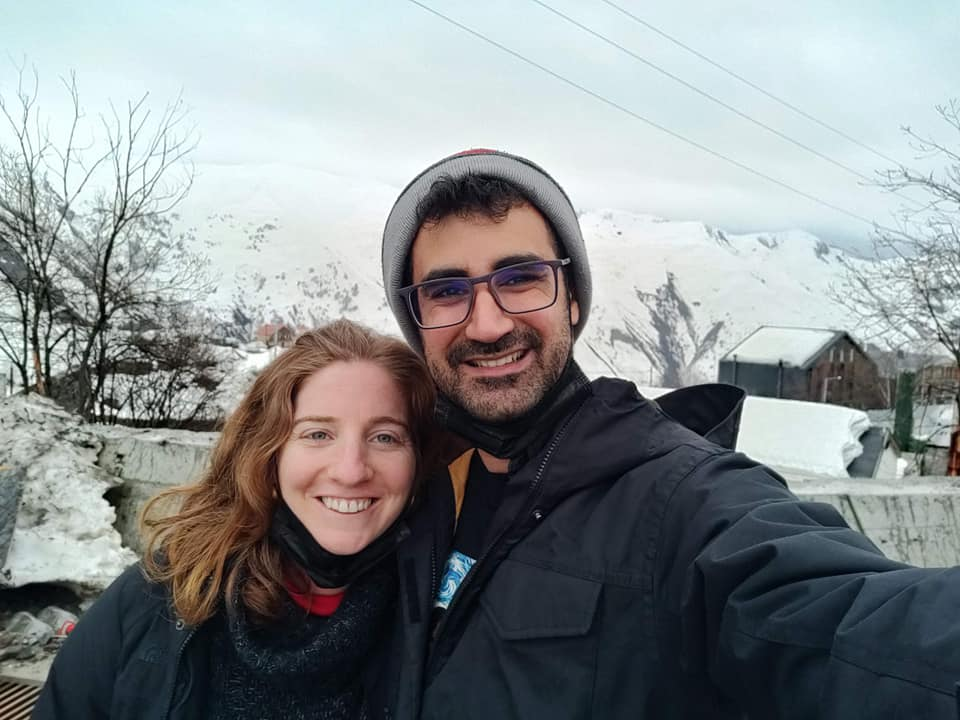
#> input picture gabmic.jpg, 960 x 720 px, found by its file name
$ python countBlocks.py
#> lines starting #> are read from the running program, lines starting #| are printed output that depends on the picture; after the words box and inside, x2 and y2 are one past the last pixel; in counts of white or black regions, pixels touching at a corner belong together
# import the necessary packages
import imutils
import cv2

base = "countBlocks\\..\\"
picPath = base + "gabmic.jpg"

# load the input image (whose path was supplied via command line
# argument) and display the image to our screen
image = cv2.imread(picPath)
#> image is the input picture: shape (720, 960, 3); mean B, G, R 141.7, 140.4, 135.7
cv2.imshow("Image", image)
cv2.waitKey(0)
# convert the image to grayscale
gray = cv2.cvtColor(image, cv2.COLOR_BGR2GRAY)
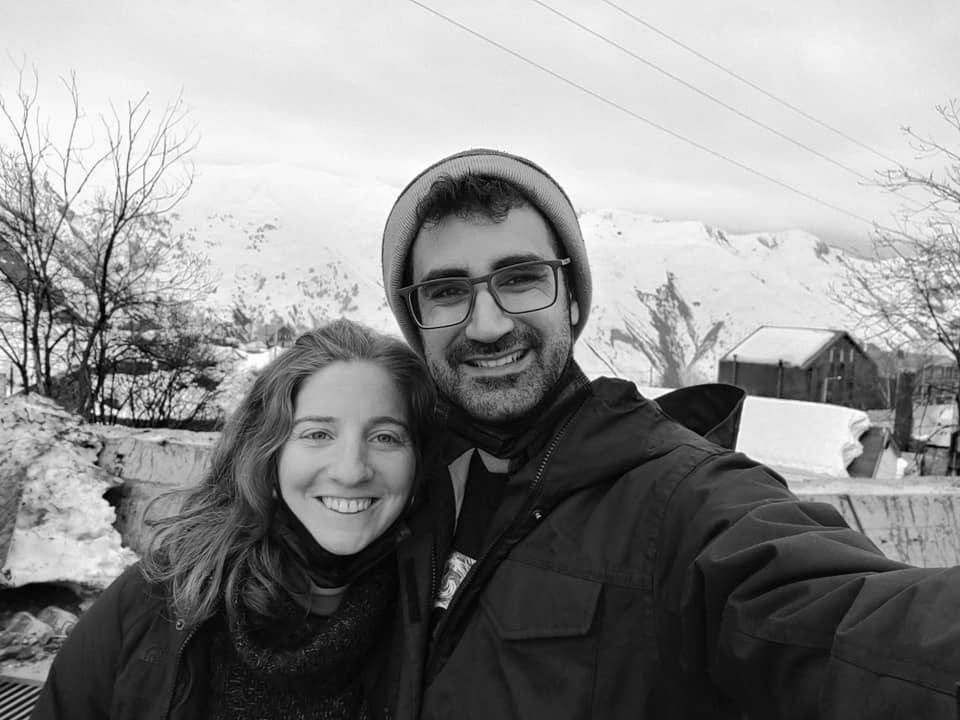
#> gray: shape (720, 960); min 0, max 255, mean 139.1
cv2.imshow("Gray", gray)
cv2.waitKey(0)

# applying edge detection we can find the outlines of objects in
# images
#edged = cv2.Canny(gray, 30, 150)
#cv2.imshow("Edged", edged)
#cv2.waitKey(0)


# threshold the image by setting all pixel values less than 225
# to 255 (white; foreground) and all pixel values >= 225 to 255
# (black; background), thereby segmenting the image
thresh = cv2.threshold(gray, 225, 255, cv2.THRESH_BINARY_INV)[1]
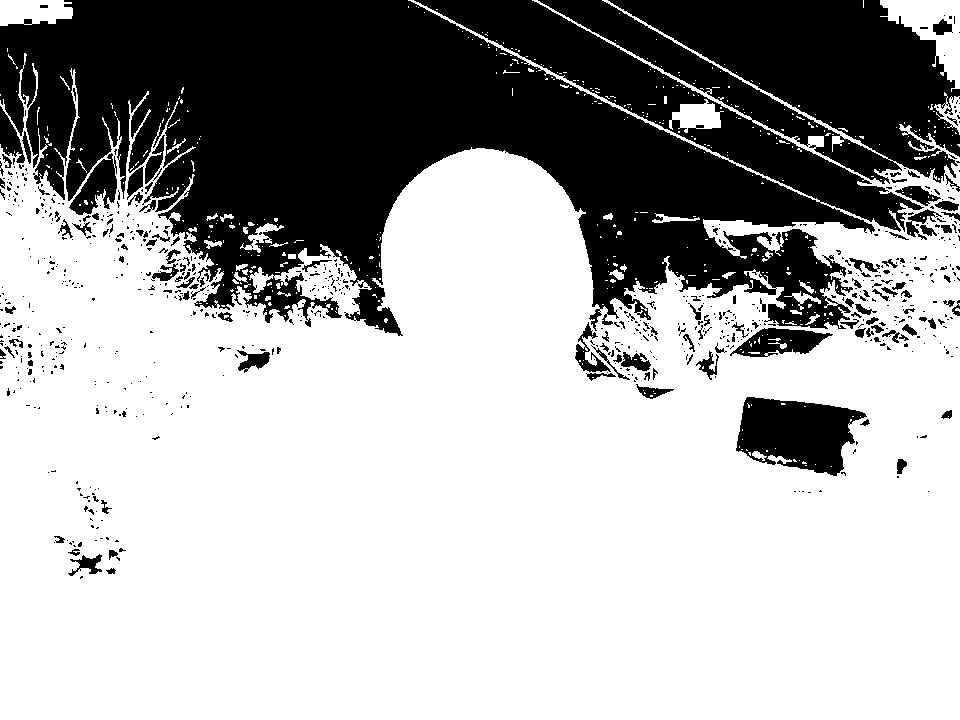
#> thresh: shape (720, 960); 67.1% white; 750 black regions (616 under 20 px), largest, box (x1, y1, x2, y2) and area: (0, 0, 960, 336) 204467, (736, 397, 867, 476) 6786, (730, 328, 833, 357) 1683
cv2.imshow("Thresh", thresh)
cv2.waitKey(0)

# we apply erosions to reduce the size of foreground objects
mask = thresh.copy()
mask = cv2.erode(mask, None, iterations=10)
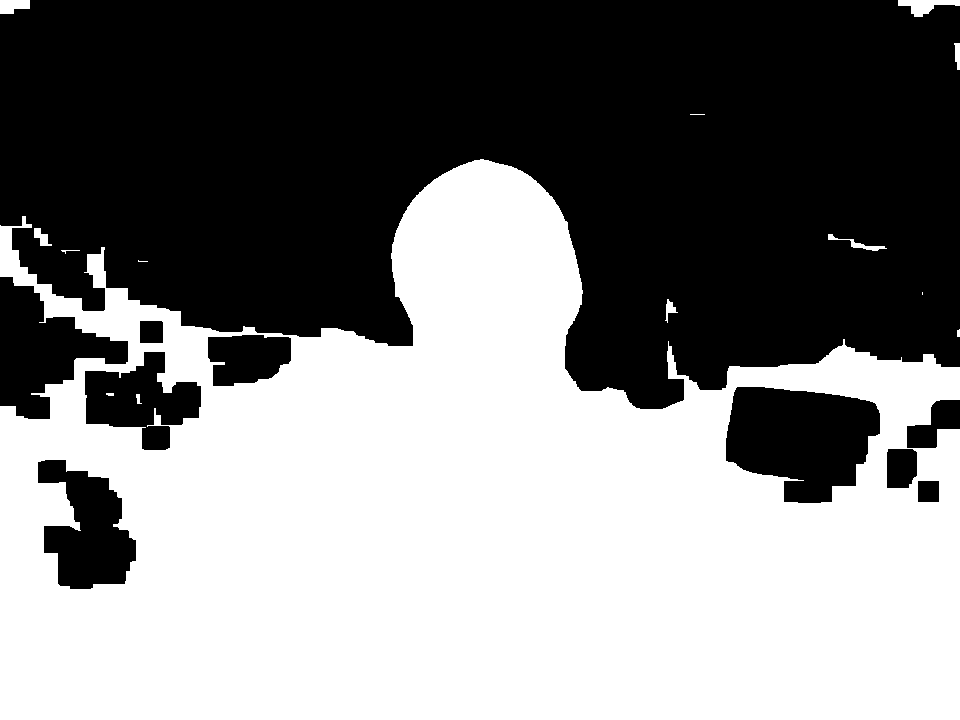
#> mask: shape (720, 960); 50.5% white; 10 black regions, largest, box (x1, y1, x2, y2) and area: (0, 0, 960, 409) 298982, (726, 387, 880, 503) 13136, (0, 277, 128, 419) 9014
cv2.imshow("Eroded", mask)
cv2.waitKey(0)


# find contours (i.e., outlines) of the foreground objects in the
# thresholded image
"""cnts = cv2.findContours(thresh.copy(), cv2.RETR_EXTERNAL,
	cv2.CHAIN_APPROX_SIMPLE)
cnts = imutils.grab_contours(cnts)
output = image.copy()
# loop over the contours
for c in cnts:
	# draw each contour on the output image with a 3px thick purple
	# outline, then display the output contours one at a time
	cv2.drawContours(output, [c], -1, (240, 0, 159), 3)
	cv2.imshow("Contours", output)
	cv2.waitKey(0)"""
